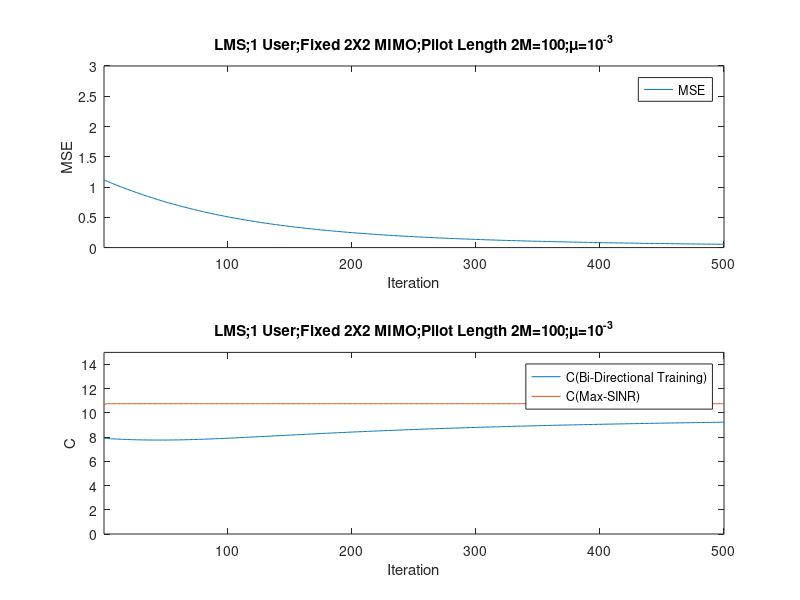

The MATLAB source for this figure:
%2 user, 2X2 MIMO Channel
%Turn Off Private Channel 
%calculate MSE
clc
clear

H=[randn(1,1)+1i*randn(1,1) randn(1,1)+1i*randn(1,1);randn(1,1)+1i*randn(1,1) randn(1,1)+1i*randn(1,1)];

%g=[0;0];
g=[randn(1,1)+1i*randn(1,1);randn(1,1)+1i*randn(1,1)];
g=g/norm(g);
v=[1;1];
v_w=[1;1];
v=v/norm(v);
v_w=v_w/norm(v_w);

sigma = sqrt(10^(-3));
StepSize = 10^(-5);

R=H*H'+sigma^2*eye(2);
2/max(eig(R));


xf = zeros(1,10^(7));
MSE = zeros(1,10^(7));
LS_LMS = zeros(1,10^(7));
MMSE = zeros(1,10^(7));
C = zeros(1,10^(7));
C_Wiener = zeros(1,10^(7));
SINR_without_stat = zeros(1,10^(7));
SINR_know_stat= zeros(1,10^(7));

Realization = 1;
TrainingLength = 200; %TrainingLength

for R = 1:Realization
    
        v=[1;1];
        v_w=[1;1];
        %g=[0;0];
        %g_w=[0;0];
        
        g=[randn(1,1)+1i*randn(1,1);randn(1,1)+1i*randn(1,1)];
        g_w=[randn(1,1)+1i*randn(1,1);randn(1,1)+1i*randn(1,1)];
        
        g=g/norm(g);
        g_w=g_w/norm(g_w)
        
        v=v/norm(v);
        v_w=v_w/norm(v_w);
        H=[randn(1,1)+1i*randn(1,1) randn(1,1)+1i*randn(1,1);randn(1,1)+1i*randn(1,1) randn(1,1)+1i*randn(1,1)];

for iteration = 1:500

    
    iteration 
               
                
                

                %Forward Training  
                for iter2 = 1:TrainingLength

                        if rand-0.5 >= 0
                                    xf(iter2) = 1;
                                else
                                    xf(iter2) = -1;
                        end

                        yf = H*( v*xf(iter2) )+ sigma*(1/sqrt(2))*[(randn(1,1)+1i*randn(1,1));(randn(1,1)+1i*randn(1,1))]; 
                        g = g+StepSize*yf*conj(xf(iter2)-g'*yf)/(norm(yf))^2;
                        g_w = inv(H*v_w*v_w'*H'+eye(2)*sigma^2)*H*v_w;
                end
                
                
                MSE(iteration) =MSE(iteration)+ real(  1-v'*H'*g-(v'*H'*g)'+g'*eye(2)*(sigma^2)*g+(v'*H'*g)'*(v'*H'*g) )/Realization;
                SINR_without_stat(iteration)=SINR_without_stat(iteration)+ norm(( g'*H*v ))^2/norm( g'*eye(2)*sigma^2*g )/Realization; 
                SINR_know_stat(iteration)= SINR_know_stat(iteration)+norm(( g_w'*H*v_w ))^2/norm( g_w'*eye(2)*sigma^2*g_w )/Realization; 
                MMSE(iteration) = real(   1-v'*H'* inv(H*v*v'*H'+eye(2)*sigma^2)*H*v);
                
                g=g/norm(g);
                g_w=g_w/norm(g_w);

                
                %Backward Training
                for iter1 = 1:TrainingLength

                        if rand-0.5 >= 0
                                    xb(iter1) = 1;
                                else
                                    xb(iter1) = -1;
                        end

                        yb = H'*g*xb(iter1)+sigma*(1/sqrt(2))*[randn(1,1)+1i*randn(1,1);randn(1,1)+1i*randn(1,1)]; 
                        v  = v+StepSize*yb*conj(xb(iter1)-v'*yb)/(norm(yb))^2;
                        v_w = inv(H'*g_w*g_w'*H'+eye(2)*sigma^2)*H'*g_w;

                end
        
                v=v/norm(v);
                v_w=v_w/norm(v_w);
                
                
    
    
    end
           
end
   

n=1:iteration;

subplot(2,1,1)
plot(n,MSE(n))
legend('MSE')
xlabel('Iteration')
ylabel('MSE')
title('LMS;1 User;Fixed 2X2 MIMO;Pilot Length 2M=100;\mu=10^{-3}')
axis([1 iteration 0 3])

subplot(2,1,2)
plot(   n,log2(1+SINR_without_stat(n)),n,log2(1+SINR_know_stat(n)))
legend('C(Bi-Directional Training)','C(Max-SINR)')
xlabel('Iteration')
ylabel('C')
title('LMS;1 User;Fixed 2X2 MIMO;Pilot Length 2M=100;\mu=10^{-3}')
axis([1 iteration 0 15])


